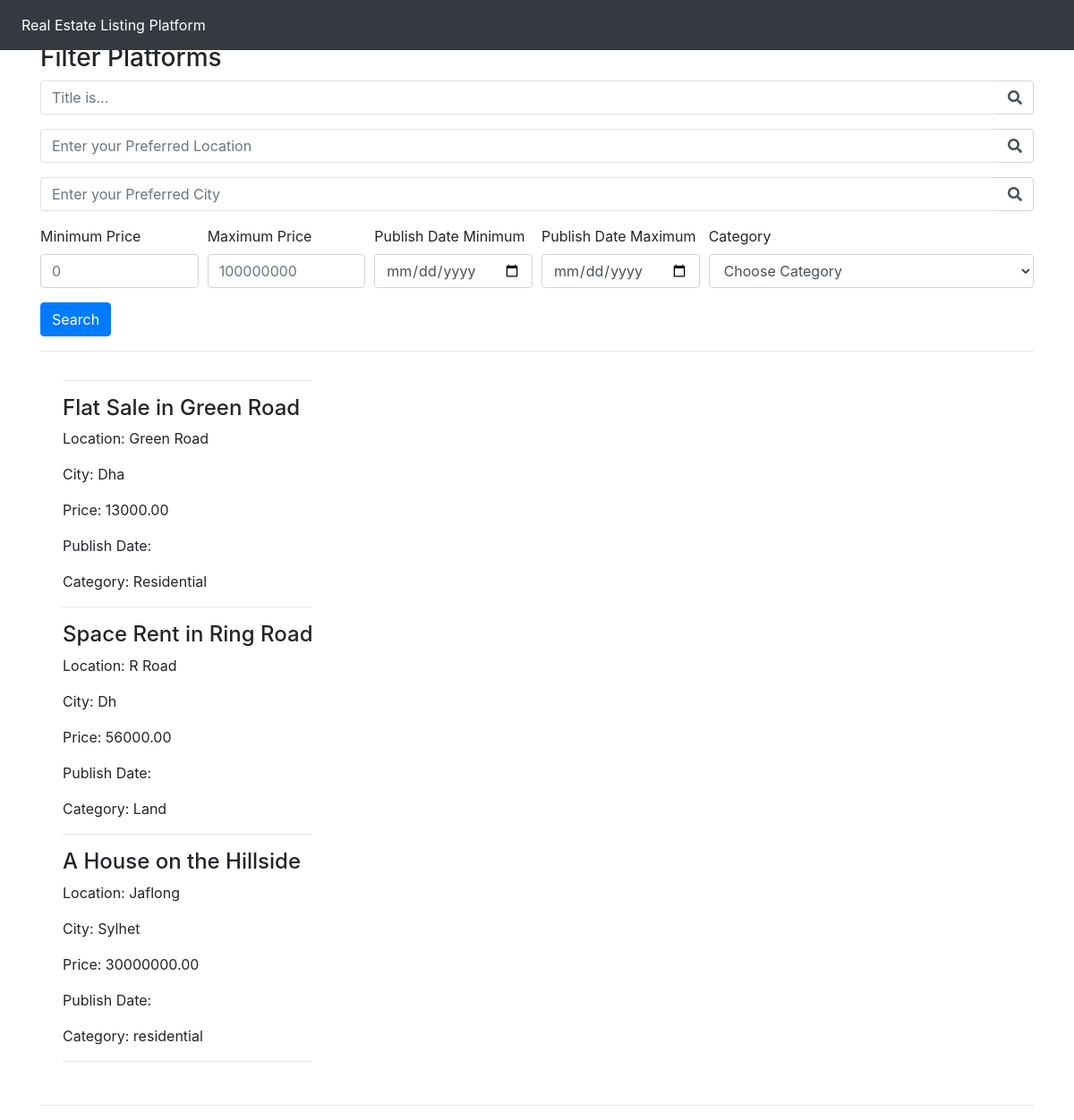
Screenshot of /filters with the database file from the repository.
### platforms/models.py (models this page shows, shortened)
class Platform(models.Model):
    property_type_choices = [
        ('Residential', 'Residential'),
        ('Commercial', 'Commercial'),
        ('Land', 'Land'),
        ('Industrial', 'Industrial'),
        ('Special Purpose', 'Special Purpose')
    ]
    owner = models.ForeignKey(User, on_delete=models.CASCADE, default=1)
    title = models.CharField(max_length=100)
    description = models.TextField(default="This Property is mindblowing!")
    property_type = models.CharField(max_length=20, choices=property_type_choices)
    price = models.DecimalField(max_digits=10, decimal_places=2)
    size_sqft = models.PositiveIntegerField()
    year_built = models.PositiveIntegerField()
    location = models.CharField(max_length=100)
    city = models.CharField(max_length=50)
    country = models.CharField(max_length=50)
    listed_date = models.DateField(auto_now_add=True)

### mysite/views.py (the view)
# urls.py: path('filters', views.filters, name='filters'),
def filters(request):
    form = Platform.objects.all()
    title = request.GET.get('title')
    location = request.GET.get('location')
    city = request.GET.get('city')
    view_count_min = request.GET.get('view_count_min')
    view_count_max = request.GET.get('view_count_max')
    date_min = request.GET.get('date_min')
    date_max = request.GET.get('date_max')
    category = request.GET.get('category')
    if title:
        form = form.filter(title__icontains=title)
    if location:
        form = form.filter(location__icontains=location)
    if city:
        form = form.filter(city__icontains=city)
    if view_count_min:
        form = form.filter(view_count__gte=view_count_min)
    if view_count_max:
        form = form.filter(view_count__lte=view_count_max)
    if date_min:
        form = form.filter(publish_date__gte=date_min)
    if date_max:
        form = form.filter(publish_date__lte=date_max)
    if category and category != 'Choose...':
        form = form.filter(property_type=category)
    unique_property_types = Platform.objects.values_list('property_type', flat=True).distinct()
    return render(request, 'filters.html', {
        'form': form,
        'unique_property_types': unique_property_types
    })

### templates/filters.html (shortened to what this page needs)
<!doctype html>
<html lang="en">
  <head>
    <link rel="stylesheet" href="https://stackpath.bootstrapcdn.com/bootstrap/4.3.1/css/bootstrap.min.css">
    <link rel="stylesheet" href="https://use.fontawesome.com/releases/v5.8.1/css/all.css">
  </head>
  <body>
    <nav class="navbar navbar-expand-md navbar-dark bg-dark fixed-top">
        <div class="collapse navbar-collapse" id="navbarsExampleDefault">
            <ul class="navbar-nav mr-auto">
              <li class="nav-item active">
                  <a class="nav-link" href="home">Real Estate Listing Platform</a>
              </li>
            </ul>
        </div>
    </nav>
    <main role="main" class="container">
<br> <br>
      <h3>Filter Platforms</h3>
      <form method="GET" action=".">
        <div class="form-row">
            <div class="form-group col-12">
                <div class="input-group">
                    <input class="form-control py-2 border-right-0 border" type="search" name="title" placeholder="Title is..." />
                    <span class="input-group-append">
                        <div class="input-group-text bg-transparent">
                            <i class="fa fa-search"></i>
                        </div>
                    </span>
                </div>
            </div>
        </div>
        <div class="form-row">
            <div class="form-group col-12">
                <div class="input-group">
                    <input class="form-control py-2 border-right-0 border" type="search" name="location" placeholder="Enter your Preferred Location" />
                    <span class="input-group-append">
                        <div class="input-group-text bg-transparent">
                            <i class="fa fa-search"></i>
                        </div>
                    </span>
                </div>
            </div>
        </div>
        <div class="form-row">
            <div class="form-group col-12">
                <div class="input-group">
                    <input class="form-control py-2 border-right-0 border" type="search" name="city" placeholder="Enter your Preferred City" />
                    <span class="input-group-append">
                        <div class="input-group-text bg-transparent">
                            <i class="fa fa-search"></i>
                        </div>
                    </span>
                </div>
            </div>
        </div>
        <div class="form-row">
          <div class="form-group col-md-2 col-lg-2">
            <label for="viewCountMin">Minimum Price</label>
            <input type="number" min=0 class="form-control" id="viewCountMin" placeholder="0" name="view_count_min">
          </div>
          <div class="form-group col-md-2 col-lg-2">
            <label for="viewCountMax">Maximum Price</label>
            <input type="number" min=0 class="form-control" id="viewCountMax" placeholder="100000000" name="view_count_max">
          </div>
          <div class="form-group col-md-2 col-lg-2">
            <label for="publishDateMin">Publish Date Minimum</label>
            <input type="date" class="form-control" id="publishDateMin" name="date_min">
          </div>
          <div class="form-group col-md-2 col-lg-2">
            <label for="publishDateMax">Publish Date Maximum</label>
            <input type="date" class="form-control" id="publishDateMax" name="date_max">
          </div>
          <div class="form-group col-md-4">
            <label for="category">Category</label>
            <select id="category" class="form-control" name="category">
              <option selected>Choose Category</option>
            </select>
          </div>
        </div>
        <button type="submit" class="btn btn-primary">Search</button>
      </form>
      <hr />
      <div class="row">
        <ul>
        <hr>
        <div>
            {% if form %}
                {% for platform in form %}
                    <div class="platform">
                        <h4>{{ platform.title }}</h4>
                        <p>Location: {{ platform.location }}</p>
                        <p>City: {{ platform.city }}</p>
                        <p>Price: {{ platform.price }}</p>
                        <p>Publish Date: {{ platform.publish_date }}</p>
                        <p>Category: {{ platform.property_type }}</p>
                    </div>
                    <hr>
                {% endfor %}
            {% else %}
                <p>No platforms found matching the criteria.</p>
            {% endif %}
        </div>
    </div>
            <hr />
    </main>
</body>
</html>

### rows the page displays
Platform: title "Flat Sale in Green Road", location "Green Road", city "Dha", price "13000.00", property_type "Residential"
Platform: title "Space Rent in Ring Road", location "R Road", city "Dh", price "56000.00", property_type "Land"
Platform: title "A House on the Hillside", location "Jaflong", city "Sylhet", price "30000000.00", property_type "residential"
